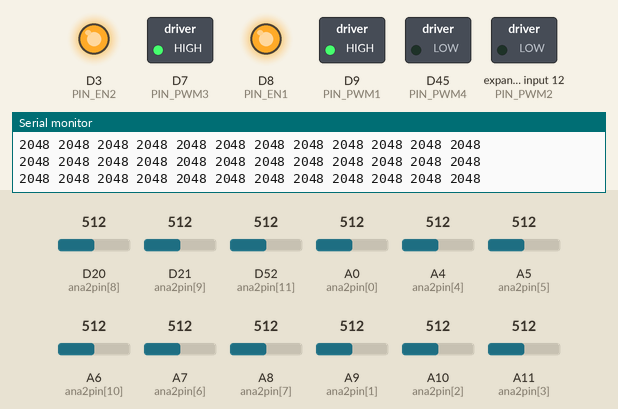
Simulated run of this sketch. Board: Arduino Due. Parts: switched loads named in the sketch (green lamp = pin HIGH), output pins drawn as LEDs (lit = HIGH), the last lines printed to the serial monitor. Inputs (shaded band) come from the test bench; at power-on: D20 (ana2pin[8]) = 512, D21 (ana2pin[9]) = 512, D52 (ana2pin[11]) = 512, A0 (ana2pin[0]) = 512, A4 (ana2pin[4]) = 512, A5 (ana2pin[5]) = 512, A6 (ana2pin[10]) = 512, A7 (ana2pin[6]) = 512, A8 (ana2pin[7]) = 512, A9 (ana2pin[1]) = 512, A10 (ana2pin[2]) = 512, A11 (ana2pin[3]) = 512 (analog values on the 0–1023 scale).

Above: at 5.2 s.
At 11.3 s:
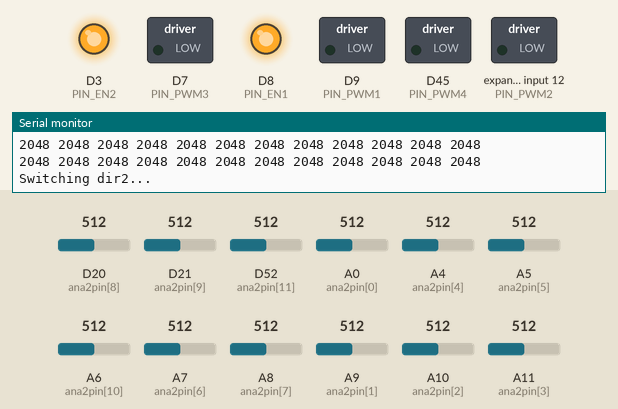
At 17.4 s:
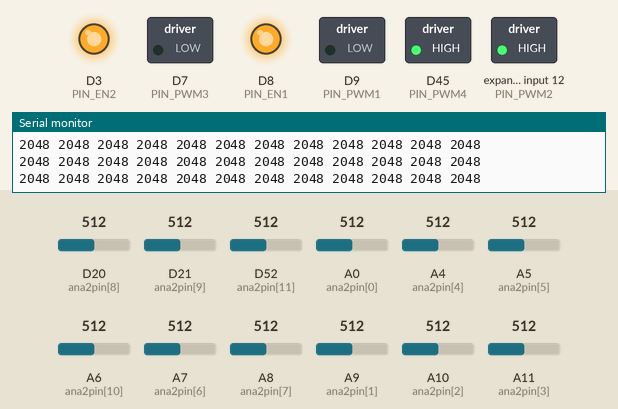
Timing chart, 0 to 29.2 s (numbered marks = the images above):
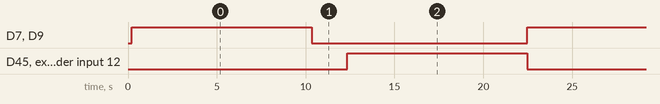

Measured:
- by itself, D7 (PIN_PWM3), D9 (PIN_PWM1), D45 (PIN_PWM4), expander input 12 (PIN_PWM2): alternates HIGH for 10.1 s and LOW for 12.1 s
- by itself, everything shown: repeats every 22.3 s, in 3 steps

The sketch:

pwm.ino
```cpp
// PWM digital test sample - SD

#include "ana.h"
#include "pwm.h"

void setup() {
  init_ana();
  init_pwm(1,1);
  Serial.begin(115200);
  Serial.println("Test PWM");
  delay(200);
  run_pwm(3); // start
}

void loop() {
  /*
  Serial.println("Run...");
  control(3,1,255,10000); */

  Serial.println("Switching dir1...");
  digitalWrite(PIN_PWM1, HIGH);
  digitalWrite(PIN_PWM2, LOW);
  digitalWrite(PIN_PWM3, HIGH);
  digitalWrite(PIN_PWM4, LOW);

  Serial.print("HBridge1: ");
  for(int i=0;i<10;i++) { // 10 seconds
        for(int j=1;j<=12;j++) { Serial.print(read_ana(j)); Serial.print(" "); delay(1); }
        Serial.println("");
        delay(1000);
        }

  Serial.println("Switching dir2..."); // slowly to do not destroy the L6201PS
  digitalWrite(PIN_PWM1, LOW);
  digitalWrite(PIN_PWM2, LOW);
  digitalWrite(PIN_PWM3, LOW);
  digitalWrite(PIN_PWM4, LOW);
  delay(2000);
  digitalWrite(PIN_PWM1, LOW);
  digitalWrite(PIN_PWM2, HIGH);
  digitalWrite(PIN_PWM3, LOW);
  digitalWrite(PIN_PWM4, HIGH);

  Serial.print("HBridge1: ");
  for(int i=0;i<10;i++) { // 10 seconds
        for(int j=1;j<=12;j++) { Serial.print(read_ana(j)); Serial.print(" "); delay(1);}
        Serial.println("");
        delay(1000);
        }
}
```

ana.h
```cpp
#define ANA_ERROR -1
#define ANA_PINS 12

#define ANA_OUT1  9  // ANA9
#define ANA_OUT2 10  // ANA10
#define ANA_OUT3 11  // ANA11
#define ANA_OUT4 12  // ANA12

// ANA12 arduino pins 52 or 126
// pins arduino(atmel): A0(AD7),A9(AD11),A10(AD12),A11(AD13),A4(AD3),A5(AD2),A7(AD0),A8(AD10),AD8, AD9, A6(AD1),AD14
// pins ATMEL:          PA16,  PB18,     PB19,     PB20,     PA6,    PA4,    PA2,    PB17,    PB12,PB13,PA3,    PB21
int ana2pin[ANA_PINS]={ 54,     63,      64,       65,       58,     59,     61,     62,      20,  21,  60,     52 };

//---------  Init analog resolution and reference -------------
void init_ana()
{
  // analogReference(DEFAULT); //IF NECESSARY
  analogReadResolution(12);
  for(int i=0;i<ANA_PINS;i++) pinMode(ana2pin[i],INPUT);
}

//---------  Read analog and convert in true physical value (See circuit on VANA) -------------
int read_ana(int pin)
{
  if(pin<1 || pin>ANA_PINS)   //bad parameters
  {
    return ANA_ERROR;
  }

  return analogRead(ana2pin[pin-1]);
}
```

pwm.h
```cpp
// control PWM output as digital
// to do: add pwm signal management
// see pwm_lib or atmel sample in parent directory
// Agent Board uses PWML4,PWMH4,PWML6 and PWMH6 of the SAM3X, and DAC0, DAC1 too

#define PIN_PWM4  45   // PC18 - pin 100 - channel 6 H
#define PIN_PWM2 108   // PC20 - pin 131 - channel 4 H
#define PIN_PWM1  9    // PC21 - pin 132 - channel 4 L
#define PIN_EN1   8    // PC22 - pin 133
#define PIN_PWM3  7    // PC23 - pin 134 - channel 6 L
#define PIN_EN2   3    // PC28 - pin 139


void init_pwm(char one,char two)
{
  if (one) { // first driver
    pinMode(PIN_EN1,OUTPUT);
    pinMode(PIN_PWM1,OUTPUT);
    pinMode(PIN_PWM2,OUTPUT);

    digitalWrite(PIN_EN1, LOW);
    }
  if (two) { // second driver
    pinMode(PIN_EN2,OUTPUT);
    pinMode(PIN_PWM3,OUTPUT);
    pinMode(PIN_PWM4,OUTPUT);
    digitalWrite(PIN_EN2, LOW);
    }
}

void run_pwm(char n) {
  if (n==1) digitalWrite(PIN_EN1, HIGH);
  if (n==2) digitalWrite(PIN_EN2, HIGH);
  if (n==3) { digitalWrite(PIN_EN1, HIGH); digitalWrite(PIN_EN2, HIGH); }
}

// 1=first, 2=second, 3=1 and
void stop_pwm(char n, int pwm_time) {
  // slow engine first depending on speed/current as linear in time (pwm_time)
  // TO DO
  if (n==1) digitalWrite(PIN_EN1, LOW);
  if (n==2) digitalWrite(PIN_EN2, LOW);
  if (n==3) { digitalWrite(PIN_EN1, LOW); digitalWrite(PIN_EN2, LOW); }
  delay(pwm_time);
}

// 1=first, 2=second, 3=1 and 2
void emergency_stop_pwm(char n) {
  if (n==1) digitalWrite(PIN_EN1, LOW);
  if (n==2) digitalWrite(PIN_EN2, LOW);
  if (n==3) { digitalWrite(PIN_EN1, LOW); digitalWrite(PIN_EN2, LOW); }
}

// brake: inverts signal to stop motor (if free wheel)
// TO DO
void brake(char n) {
}

// simple control function
// sens=0:stop, 1:normal,-1:inverse
// speed <=> duty cycle of pwm (0..255)
// time in ms (for us, use _delay_us())
void control(int n, int pwm_sens, int pwm_speed, int pwm_time) {
  int pin1,pin2,pin3,pin4;
  // STOP
  if (pwm_sens==0) { Serial.print("Stopped"); stop_pwm(n,pwm_time); return; }

  // RUN FORWARD or BACKWARD
  run_pwm(n);
  if (pwm_sens==-1) { pwm_sens=0; pin1=PIN_PWM1; pin2=PIN_PWM2; pin3=PIN_PWM3; pin4=PIN_PWM4; }
  else { pwm_sens=1; pin1=PIN_PWM2; pin2=PIN_PWM1; pin3=PIN_PWM4; pin4=PIN_PWM3; }

  Serial.println("Running");
  if (n==1) { digitalWrite(pin2, LOW); digitalWrite(pin1, HIGH); } //analogWrite(pin1, pwm_speed); }
  if (n==2) { digitalWrite(pin4, LOW); digitalWrite(pin3, HIGH); } //analogWrite(pin3, pwm_speed); }
  if (n==3) { digitalWrite(pin2, LOW); digitalWrite(pin1, HIGH); //analogWrite(pin1, pwm_speed);
              digitalWrite(pin4, LOW); digitalWrite(pin3, HIGH); } //analogWrite(pin3, pwm_speed); }

  // hold the motor at full speed for x ms
  delay(pwm_time);
  Serial.println("End of control");
}
```
